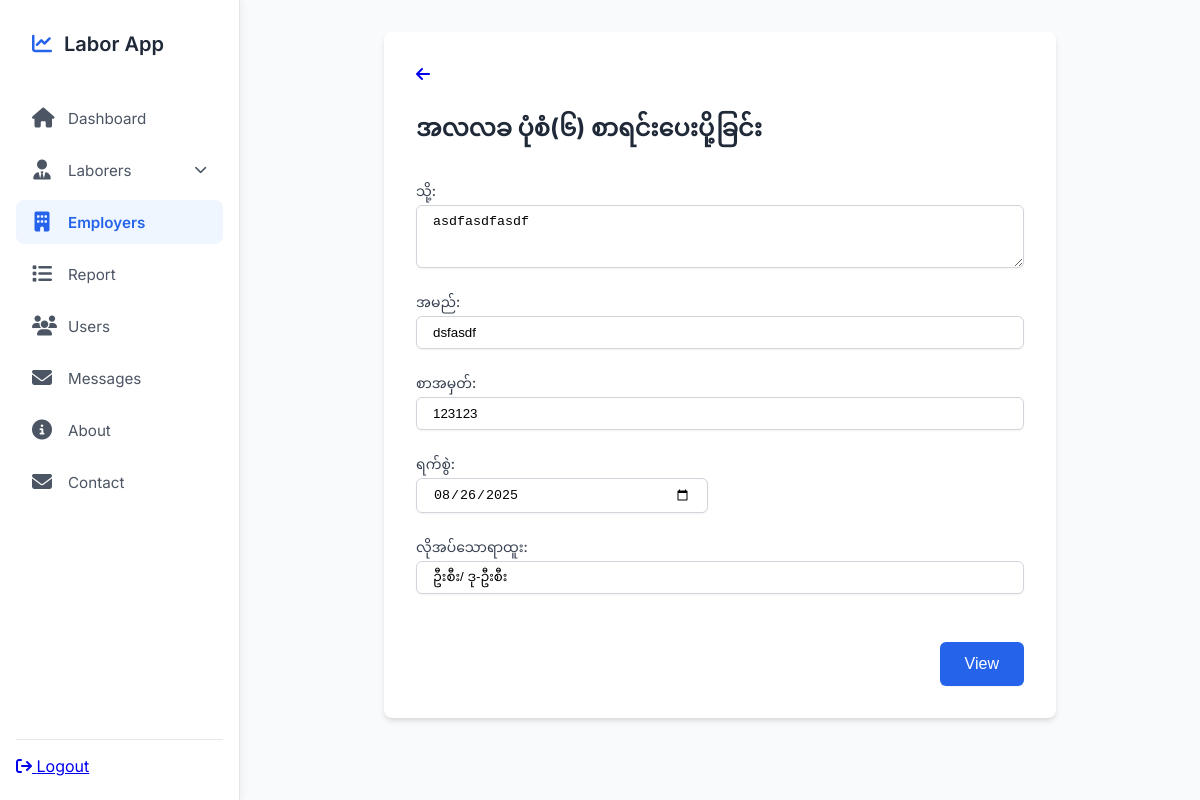
/admin?vr=employer&fid=12&pf=true (signed in), run on the app's committed database.
### tables this page shows
CREATE TABLE `employee_req_form` (
  `id` int(11) NOT NULL,
  `user_id` int(11) NOT NULL,
  `serial_number` varchar(20) NOT NULL,
  `name` varchar(255) NOT NULL,
  `position` varchar(255) NOT NULL,
  `department_address` text DEFAULT NULL,
  `phone` varchar(20) DEFAULT NULL,
  `report_receiver_name` varchar(200) DEFAULT NULL,
  `report_receiver_position` varchar(200) NOT NULL,
  `report_receiver_address` text NOT NULL,
  `report_receiver_time` datetime NOT NULL,
  `occupation` longtext NOT NULL CHECK (json_valid(`occupation`)),
  `department_confirm_sign` longtext DEFAULT NULL,
  `department_confirm_stamp` longtext DEFAULT NULL,
  `status` enum('Pending','Department Approvel','Rejected','Finished','Confirmed') NOT NULL DEFAULT 'Pending',
  `is_resubmit` tinyint(1) NOT NULL DEFAULT 0,
  `submitted_at` timestamp NOT NULL DEFAULT current_timestamp()
);

CREATE TABLE `department_approval` (
  `id` int(11) NOT NULL,
  `toDeliver` varchar(255) NOT NULL,
  `outletter_no` varchar(10) DEFAULT NULL,
  `department_name` varchar(200) NOT NULL,
  `approval_req_date` datetime NOT NULL DEFAULT current_timestamp(),
  `employee_requested_date` datetime DEFAULT NULL,
  `employee_req_id` int(11) NOT NULL
);

### admin/views/employer/EmployeeReqForm.php (called while the page is built, shortened)
<?php
class EmployeeReqForm extends Connection
{
    private $details_table = "employee_req_form";
    public function readDetails($form_id)
    {
        $stmt = parent::$connection->prepare("
        SELECT r.*, da.toDeliver, da.outletter_no, da.approval_req_date, u.id as uid FROM $this->details_table as r JOIN users as u ON u.id = r.user_id
        LEFT JOIN department_approval as da ON da.employee_req_id = r.id WHERE r.id = ?");
        $stmt->bind_param("i", $form_id);
        $stmt->execute();
        return $stmt->get_result()->fetch_assoc();
    }
}

### admin/views/employer/prefilled_form.php (the view, shortened to what this page needs)
<?php
$occupation = isset($detail) ? json_decode($detail['occupation'], true)[0] : null;
?>
<div id="prefill-accepted-form">
    <a href="<?= parse_url($_SERVER['REQUEST_URI'], PHP_URL_PATH) . '?vr=employer&fid=' . $_GET['fid'] ?>">
        <i class="fas fa-arrow-left"></i>
    </a>
    <h2>အလလခ ပုံစံ‌(၆) စာရင်းပေးပို့ခြင်း</h2>
    <form action="" method="get">
        <div>
            <label for="to-line-3">သို့:</label>
            <textarea type="text" name="to" id="to-3" rows="3" placeholder="မည်သူ့ထံသို့"><?= $detail['toDeliver'] ?></textarea>
        </div>
        <div>
            <label for="department">အမည်:</label>
            <input type="text" name="department" id="department" value="<?= $detail['name'] ?>" placeholder="ဌာနအမည်">
        </div>
        <div>
            <label for="outletter-no">စာအမှတ်:</label>
            <input type="text" name="outletter_no" id="outletter-no" value="<?= $detail['outletter_no'] ?>" placeholder="၀၀၂၀">
        </div>
        <div class="grid">
            <div>
                <label for="date">ရက်စွဲ:</label>
                <input type="date" name="date" value="<?php
                $date = new DateTime($detail['submitted_at']);
                echo $date->format('Y-m-d');
                ?>" id="date">
            </div>
        </div>
        <div>
            <label for="position">လိုအပ်သောရာထူး:</label>
            <input type="text" name="position" id="position" placeholder="လိုအပ်သောရာထူး"
                value="<?= $occupation['occupation'] ?>">
        </div>
        <div class="button-container">
            <button type="submit">
                <?= $detail['status'] == 'Department Approvel' ? ' Request Approval' : ($detail['status'] == 'Finished' ? 'View' : ' Request Approval') ?>
            </button>
        </div>
    </form>
</div>

### admin/partials/start.php (style rules this page uses)
:root { --bg-color: #f8fafc; --sidebar-bg: #ffffff; --primary-color: #2563eb; --primary-light: #eff6ff; --text-color: #4b5563; --text-hover: #1d4ed8; --border-color: #e5e7eb; --shadow-color: rgba(0, 0, 0, 0.05); --border-radius: 8px; }
* { box-sizing: border-box; }
body { margin: 0; font-family: 'Inter', system-ui, -apple-system, BlinkMacSystemFont, 'Segoe UI', Roboto, Helvetica, Arial, sans-serif, 'Apple Color Emoji', 'Segoe UI Emoji'; background-color: var(--bg-color); color: var(--text-color); display: flex; min-height: 100vh; overflow: hidden; }

### admin/views/employer/prefilled_form.php (style rules this page uses)
#prefill-accepted-form { margin: auto; background-color: #ffffff; padding: 2rem; border-radius: 0.5rem; box-shadow: 0 4px 6px -1px rgba(0, 0, 0, 0.1), 0 2px 4px -1px rgba(0, 0, 0, 0.06); width: 100%; max-width: 42rem; }
#prefill-accepted-form h2 { font-size: 1.5rem; font-weight: 700; margin-bottom: 1.5rem; color: #1f2937; }
#prefill-accepted-form form { display: flex; flex-direction: column; gap: 1.5rem; }
#prefill-accepted-form form>div { margin: 0; }
#prefill-accepted-form label { display: block; font-size: 0.875rem; line-height: 1.25rem; font-weight: 500; color: #374151; margin-bottom: 0.25rem; }
#prefill-accepted-form input[type="text"], #prefill-accepted-form textarea, #prefill-accepted-form input[type="date"] { display: block; width: 100%; padding: 0.5rem 1rem; border: 1px solid #d1d5db; border-radius: 0.375rem; box-shadow: 0 1px 2px 0 rgba(0, 0, 0, 0.05); transition: border-color 0.15s ease-in-out, box-shadow 0.15s ease-in-out; }
#prefill-accepted-form .grid { display: grid; grid-template-columns: repeat(1, minmax(0, 1fr)); gap: 1.5rem; }
@media (min-width: 768px) { #prefill-accepted-form .grid { grid-template-columns: repeat(2, minmax(0, 1fr)); } }
#prefill-accepted-form .button-container { display: flex; justify-content: flex-end; margin-top: 1.5rem; }
#prefill-accepted-form button { display: inline-flex; align-items: center; padding: 0.75rem 1.5rem; border: 1px solid transparent; font-size: 1rem; font-weight: 500; border-radius: 0.375rem; box-shadow: 0 1px 2px 0 rgba(0, 0, 0, 0.05); color: #ffffff; background-color: #2563eb; cursor: pointer; transition: background-color 0.15s ease-in-out; }
#prefill-accepted-form input::placeholder { color: #9ca3af; }

### data on the page
employee_req_form: to "asdfasdfasdf", department "dsfasdf", outletter_no "123123", date "08/26/2025", position "ဦးစီး/ ဒု-ဦးစီး"
